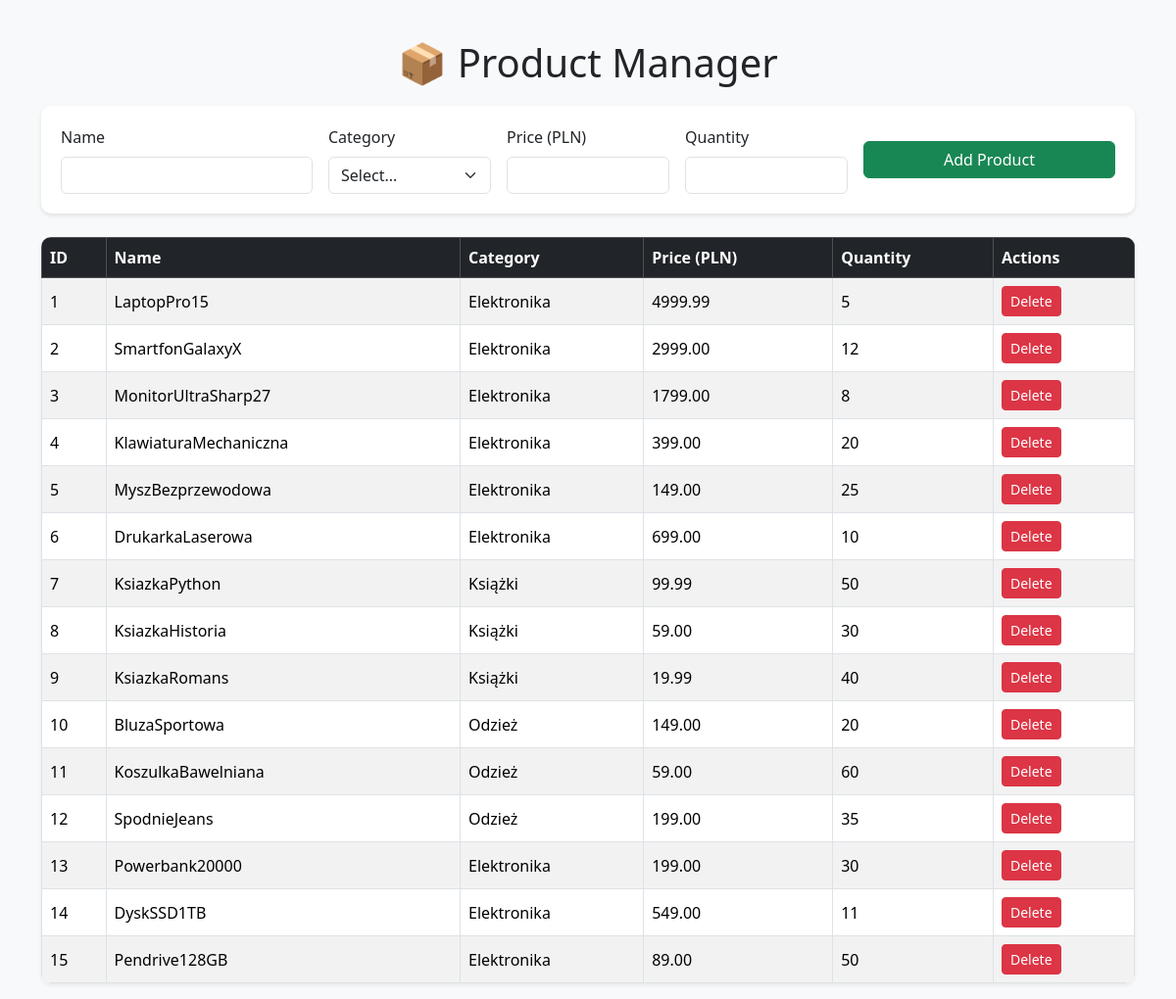
Page /ui/ on the committed database.
### src/models.py (models this page shows)
class Product(Base):
    __tablename__ = "products"
    id = Column(Integer, primary_key=True, index=True)
    name = Column(String, unique=True, index=True, nullable=False)
    description = Column(String, nullable=True)
    price = Column(Float, nullable=False, default=0.0)
    quantity = Column(Integer, nullable=False, default=0)
    category = Column(String, nullable=False)
    active = Column(Boolean, default=True)
    created_at = Column(DateTime, default=datetime.utcnow)
    updated_at = Column(DateTime, default=datetime.utcnow)
    history = relationship("ProductHistory", back_populates="product", cascade="all, delete-orphan")

### src/ui.py (the view)
@router.get("/")
def index(request: Request, db: Session = Depends(get_db)):
    svc = ProductService(db)
    products = svc.list()
    return templates.TemplateResponse("index.html", {"request": request, "products": products})

### src/templates/index.html (shortened to what this page needs)
<!DOCTYPE html>
<html lang="en">
<head>
    <link href="https://cdn.jsdelivr.net/npm/bootstrap@5.3.3/dist/css/bootstrap.min.css" rel="stylesheet">
</head>
<body>
<div class="container">
    <h1 class="text-center">📦 Product Manager</h1>
    <form method="post" action="/ui/add" class="add-product mb-4">
        <div class="row g-3 align-items-center">
            <div class="col-md-3">
                <label class="form-label">Name</label>
                <input type="text" name="name" class="form-control" minlength="3" maxlength="20" required>
            </div>
            <div class="col-md-2">
                <label class="form-label">Category</label>
                <select name="category" class="form-select" required>
                    <option value="">Select...</option>
                </select>
            </div>
            <div class="col-md-2">
                <label class="form-label">Price (PLN)</label>
                <input type="number" step="0.01" name="price" class="form-control" required>
            </div>
            <div class="col-md-2">
                <label class="form-label">Quantity</label>
                <input type="number" name="quantity" class="form-control" min="0" required>
            </div>
            <div class="col-md-3 d-flex align-items-end">
                <button type="submit" class="btn btn-success w-100">Add Product</button>
            </div>
        </div>
    </form>
    <table class="table table-striped table-bordered align-middle shadow-sm">
        <thead class="table-dark">
        <tr>
            <th>ID</th>
            <th>Name</th>
            <th>Category</th>
            <th>Price (PLN)</th>
            <th>Quantity</th>
            <th>Actions</th>
        </tr>
        </thead>
        <tbody>
        {% for p in products %}
        <tr>
            <td>{{ p.id }}</td>
            <td>{{ p.name }}</td>
            <td>{{ p.category }}</td>
            <td>{{ "%.2f"|format(p.price) }}</td>
            <td>{{ p.quantity }}</td>
            <td>
                <form method="post" action="/ui/delete/{{ p.id }}" style="display:inline;">
                    <button type="submit" class="btn btn-sm btn-danger"
                            onclick="return confirm('Are you sure you want to delete {{ p.name }}?')">
                        Delete
                    </button>
                </form>
            </td>
        </tr>
        {% endfor %}
        </tbody>
    </table>
</div>
</body>
</html>

### src/templates/index.html (style rules this page uses)
body { background-color: #f8f9fa; }
.container { margin-top: 40px; }
h1 { margin-bottom: 20px; }
table { background: white; border-radius: 10px; overflow: hidden; }
form.add-product { background: white; padding: 20px; border-radius: 10px; box-shadow: 0 2px 4px rgba(0,0,0,0.1); }
.btn-danger { background-color: #dc3545; }

### rows in the picture
Product: id "1", name "LaptopPro15", category "Elektronika", price "4999.99", quantity "5"
Product: id "2", name "SmartfonGalaxyX", category "Elektronika", price "2999.00", quantity "12"
Product: id "3", name "MonitorUltraSharp27", category "Elektronika", price "1799.00", quantity "8"
Product: id "4", name "KlawiaturaMechaniczna", category "Elektronika", price "399.00", quantity "20"
Product: id "5", name "MyszBezprzewodowa", category "Elektronika", price "149.00", quantity "25"
Product: id "6", name "DrukarkaLaserowa", category "Elektronika", price "699.00", quantity "10"
Product: id "7", name "KsiazkaPython", category "Książki", price "99.99", quantity "50"
Product: id "8", name "KsiazkaHistoria", category "Książki", price "59.00", quantity "30"
Product: id "9", name "KsiazkaRomans", category "Książki", price "19.99", quantity "40"
Product: id "10", name "BluzaSportowa", category "Odzież", price "149.00", quantity "20"
Product: id "11", name "KoszulkaBawelniana", category "Odzież", price "59.00", quantity "60"
Product: id "12", name "SpodnieJeans", category "Odzież", price "199.00", quantity "35"
Product: id "13", name "Powerbank20000", category "Elektronika", price "199.00", quantity "30"
Product: id "14", name "DyskSSD1TB", category "Elektronika", price "549.00", quantity "11"
Product: id "15", name "Pendrive128GB", category "Elektronika", price "89.00", quantity "50"
